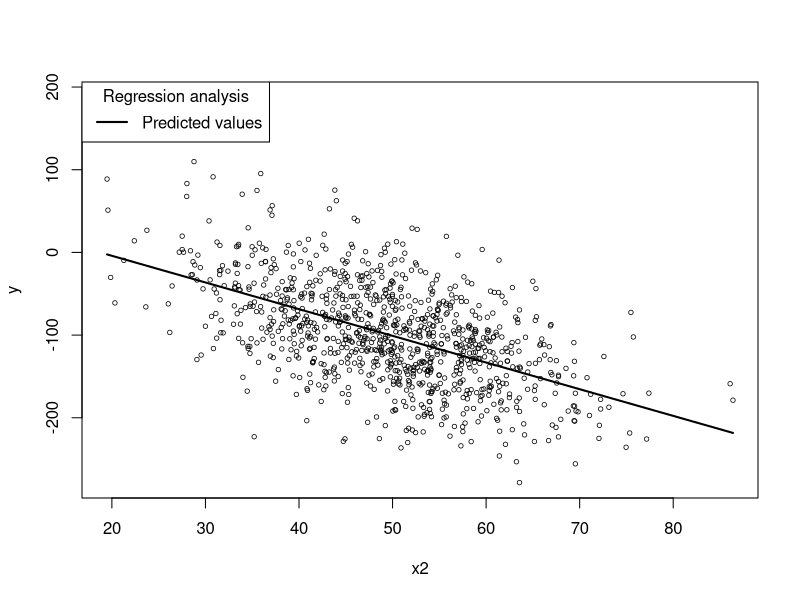
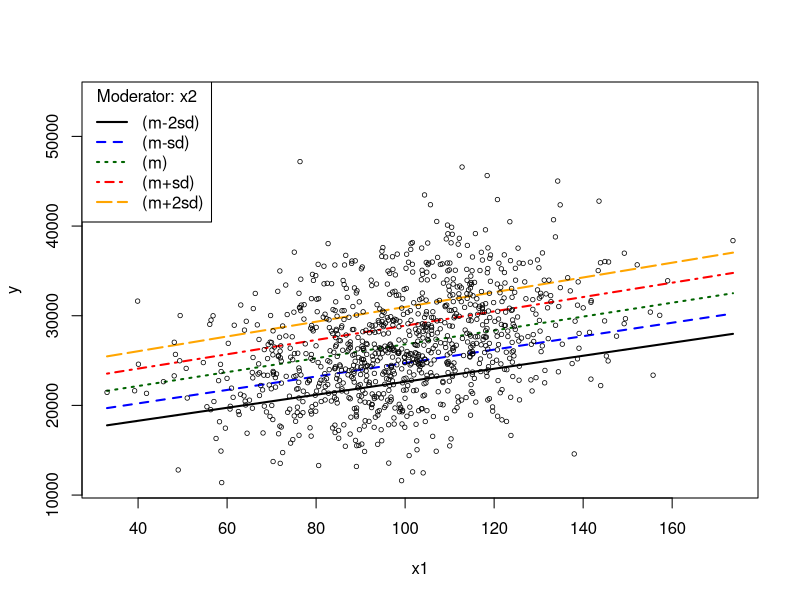
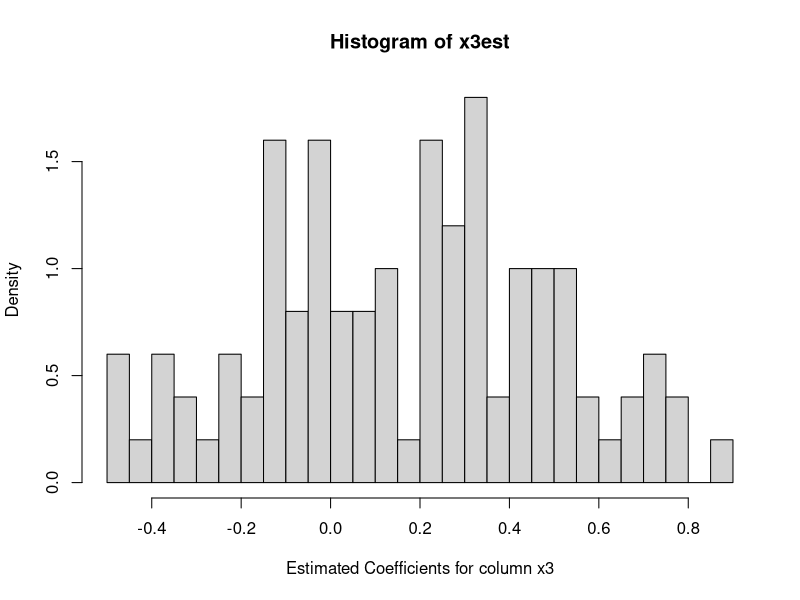
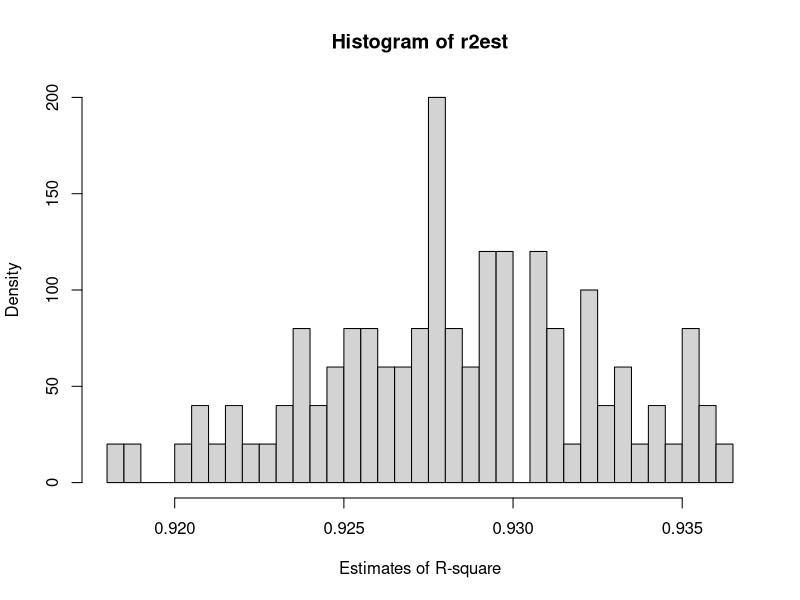

Write R code to recreate these figures, in order.
library(rockchalk)


### Name: genCorrelatedData2
### Title: Generates a data frame for regression analysis.
### Aliases: genCorrelatedData2

### ** Examples

## 1000 observations of uncorrelated X with no interactions
set.seed(234234)
dat <- genCorrelatedData2(N = 10, rho = 0.0, beta = c(1, 2, 1, 1),
    means = c(0,0,0), sds = c(1,1,1), stde = 0)
summarize(dat)
## The perfect regression!
m1 <- lm(y ~ x1 + x2 + x3, data = dat)
summary(m1)

dat <- genCorrelatedData2(N = 1000, rho = 0,
    beta = c(1, 0.2, -3.3, 1.1), stde = 50)
m1 <- lm(y ~ x1 + x2 + x3, data = dat)
summary(m1)
predictOMatic(m1)
plotCurves(m1, plotx = "x2")

## interaction between x1 and x2
dat <- genCorrelatedData2(N = 1000, rho = 0.2,
    beta = c(1, 1.0, -1.1, 0.1, 0.0, 0.16), stde = 1)
summarize(dat)
## Fit wrong model? get "wrong" result
m2w <- lm(y ~ x1 + x2 + x3, data = dat)
summary(m2w)
## Include interaction
m2 <- lm(y ~ x1 * x2 + x3, data = dat)
summary(m2)

dat <- genCorrelatedData2(N = 1000, rho = 0.2,
    beta = c(1, 1.0, -1.1, 0.1, 0.0, 0.16), stde = 100)
summarize(dat)
m2.2 <- lm(y ~ x1 * x2 + x3, data = dat)
summary(m2.2)

dat <- genCorrelatedData2(N = 1000, means = c(100, 200, 300, 100),
    sds = 20,  rho = c(0.2, 0.3, 0.1, 0, 0, 0),
    beta = c(1, 1.0, -1.1, 0.1, 0.0, 0.16, 0, 0, 0.2, 0, 0, 1.1, 0, 0, 0.1),
    stde = 200)
summarize(dat)
m2.3w <- lm(y ~ x1 + x2 + x3, data = dat)
summary(m2)

m2.3 <- lm(y ~ x1 * x2 + x3, data = dat)
summary(m2.3)

predictOMatic(m2.3)
plotCurves(m2.3, plotx = "x1", modx = "x2", modxVals = "std.dev.", n = 5)

simReg <- lapply(1:100, function(x){
    dat <- genCorrelatedData2(N = 1000, rho = c(0.2),
        beta = c(1, 1.0, -1.1, 0.1, 0.0, 0.46), verbose = FALSE)
    mymod <- lm (y ~ x1 * x2 + x3, data = dat)
    summary(mymod)
})

x3est <- sapply(simReg, function(reg) {coef(reg)[4 ,1] })
summarize(x3est)
hist(x3est,  breaks = 40, prob = TRUE,
    xlab = "Estimated Coefficients for column x3")

r2est <- sapply(simReg, function(reg) {reg$r.square})
summarize(r2est)
hist(r2est,  breaks = 40, prob = TRUE, xlab = "Estimates of R-square")

## No interaction, collinearity
dat <- genCorrelatedData2(N = 1000, rho = c(0.1, 0.2, 0.7),
    beta = c(1, 1.0, -1.1, 0.1), stde = 1)
m3 <- lm(y ~ x1 + x2 + x3, data = dat)
summary(m3)

dat <- genCorrelatedData2(N=1000, rho=c(0.1, 0.2, 0.7),
    beta = c(1, 1.0, -1.1, 0.1), stde = 200)
m3 <- lm(y ~ x1 + x2 + x3, data = dat)
summary(m3)
mcDiagnose(m3)

dat <- genCorrelatedData2(N = 1000, rho = c(0.9, 0.5, 0.4),
    beta = c(1, 1.0, -1.1, 0.1), stde = 200)
m3b <- lm(y ~ x1 + x2 + x3, data = dat)
summary(m3b)
mcDiagnose(m3b)
